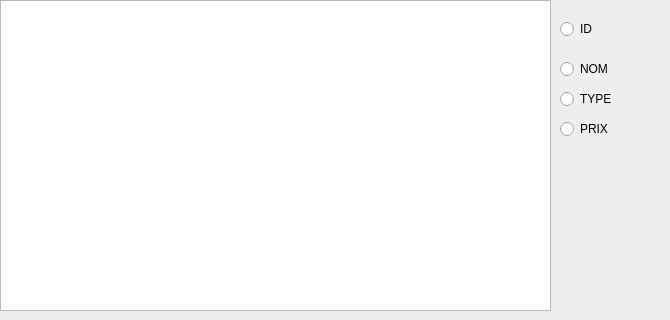
     <widget class="QWidget" name="tab_17">
      <attribute name="title">
       <string>Afficher</string>
      </attribute>
      <widget class="QTableView" name="tableView_2">
       <property name="geometry">
        <rect>
         <x>0</x>
         <y>0</y>
         <width>551</width>
         <height>311</height>
        </rect>
       </property>
       <property name="styleSheet">
        <string notr="true">font: 75 italic 8pt &quot;Times New Roman&quot;;</string>
       </property>
      </widget>
      <widget class="QRadioButton" name="radioButton_CODE">
       <property name="geometry">
        <rect>
         <x>560</x>
         <y>20</y>
         <width>83</width>
         <height>18</height>
        </rect>
       </property>
       <property name="styleSheet">
        <string notr="true">opacity: 0.5;</string>
       </property>
       <property name="text">
        <string>ID</string>
       </property>
      </widget>
      <widget class="QRadioButton" name="radioButton_NOM">
       <property name="geometry">
        <rect>
         <x>560</x>
         <y>60</y>
         <width>83</width>
         <height>18</height>
        </rect>
       </property>
       <property name="styleSheet">
        <string notr="true">opacity: 0.5;</string>
       </property>
       <property name="text">
        <string>NOM</string>
       </property>
      </widget>
      <widget class="QRadioButton" name="radioButton_DOMAINE">
       <property name="geometry">
        <rect>
         <x>560</x>
         <y>90</y>
         <width>83</width>
         <height>18</height>
        </rect>
       </property>
       <property name="styleSheet">
        <string notr="true">opacity: 0.5;</string>
       </property>
       <property name="text">
        <string>TYPE</string>
       </property>
      </widget>
      <widget class="QRadioButton" name="radioButton_DEP">
       <property name="geometry">
        <rect>
         <x>560</x>
         <y>120</y>
         <width>101</width>
         <height>18</height>
        </rect>
       </property>
       <property name="styleSheet">
        <string notr="true">opacity: 0.5;</string>
       </property>
       <property name="text">
        <string>PRIX</string>
       </property>
      </widget>
     </widget>
